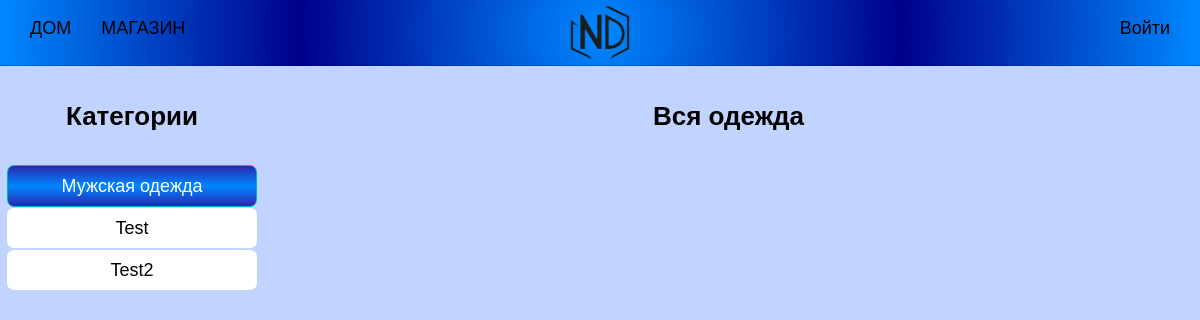
Page /shop/men/ on the earlier database version.
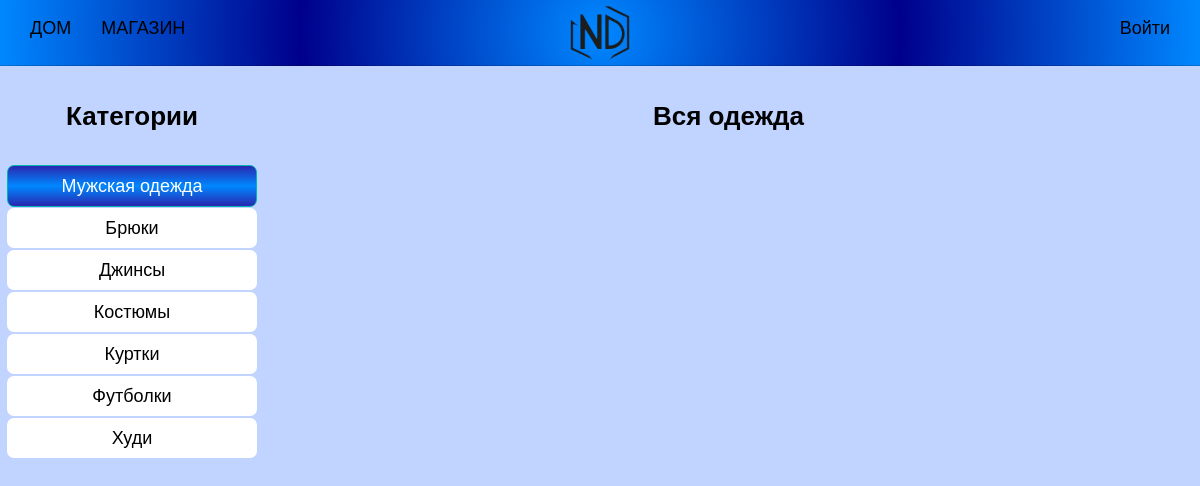
Same page on the later database version.
### main/models.py (models this page shows, shortened)
class Category(models.Model):
    name  = models.CharField(max_length=20, unique=True)
    slug = models.SlugField(max_length=20, unique=True)
    class Meta:
        ordering = ['name']
        indexes = [models.Index(fields=['name'])]
        verbose_name = 'Category'
        verbose_name_plural = 'Categories'
    def get_men_url(self):
        return reverse('main:product_list_men_by_category', args=[self.slug])

### main/views.py (the view)
# urls.py: path('shop/men/', views.product_list, {'gender': 'Мужской'}, name='product_list_men'),
def product_list(request, gender=None, category_slug=None):
    page = request.GET.get('page', 1)
    category = None
    categories = Category.objects.all()
    products = Product.objects.filter(available=True)
    if gender:
        products = products.filter(gender=gender)
    if category_slug:
        category = get_object_or_404(Category, slug=category_slug)
        products = products.filter(category=category)
    paginator = Paginator(products, 10)
    current_page = paginator.page(int(page))
    return render(request, 'main/product/list.html',
                  {'category':category,
                   'categories':categories,
                   'products':current_page,
                   'slug_url':category_slug,
                   'gender':gender})

### cart/context_processors.py (called while the page is built)
def cart(request):
    return {'cart': Cart(request)}

### main/templates/main/product/list.html (shortened to what this page needs)
{% extends 'main/base.html' %}
{% load static %}
{% block content %}
    <div class="llist">
        <div class="sidebar">
            <h4>Категории</h4>
            <ul>
                <li>
                    <a href="{% if gender == 'Женский' %}{% url 'main:product_list_women' %}
                    {% elif gender == 'Мужской' %}{% url 'main:product_list_men' %}
                    {% else %}{% url 'main:product_list' %}{% endif %}">
                        <div {% if not category %}class="selected"{% endif %}>
                            {% if gender == 'Женский' %}<h6>Женская одежда</h6>
                            {% elif gender == 'Мужской' %}<h6>Мужская одежда</h6>
                            {% else %}<h6>Все</h6>
                            {% endif %}
                        </div>
                    </a>
                </li>
                {% for c in categories %}
                    <li>
                        <a href="{% if gender == 'Женский' %}{{ c.get_women_url }}
                        {% elif gender == 'Мужской' %}{{ c.get_men_url }}
                        {% else %}{{ c.get_absolute_url }}{% endif %}">
                            <div {% if category.slug == c.slug %}class="selected"{% endif %}><h6>{{ c.name }}</h6></div>
                        </a>
                    </li>
                {% endfor %}
            </ul>
        </div>
        <div class="main">
            <div class="main-title">
                {% if category %}<h4>{{ category.name }}</h4>{% else %}<h4>Вся одежда</h4>{% endif %}
            </div>
            <div class="product-list">
                <div class="items">
                </div>
            </div>
        </div>
    </div>
{% endblock content %}

Differences in the rows shown:
removed Category: name "Test"
removed Category: name "Test2"
added Category: name "Брюки"
added Category: name "Джинсы"
added Category: name "Костюмы"
added Category: name "Куртки"
added Category: name "Футболки"
added Category: name "Худи"
